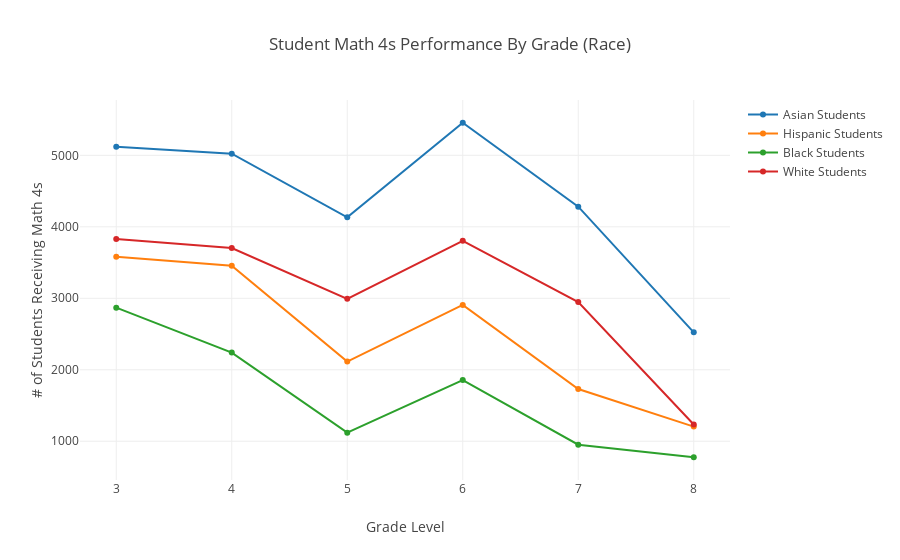

The code cell stored with this chart in its notebook:
### Code cell
# Create a trace
trace = go.Scatter(
    x = race_mathscores['Grade'],
    y = race_mathscores['Asian Math'],
    name = 'Asian Students'
)

trace2 = go.Scatter(
    x = race_mathscores['Grade'],
    y = race_mathscores['Hispanic Math'],
    name = 'Hispanic Students'
)

trace3 = go.Scatter(
    x = race_mathscores['Grade'],
    y = race_mathscores['Black Math'],
    name = 'Black Students'
)

trace4 = go.Scatter(
    x = race_mathscores['Grade'],
    y = race_mathscores['White Math'],
    name = 'White Students'
)

layout= go.Layout(
    title= 'Student Math 4s Performance By Grade (Race)',
    xaxis= dict(
        title= 'Grade Level'
    ),
    yaxis=dict(
        title='# of Students Receiving Math 4s'
    )
)

data = [trace, trace2, trace3, trace4]

fig = go.Figure(data=data, layout=layout)
iplot(fig, filename='scatter_hover_labels')

### Figure 1 — Plotly figure (JSON) as saved in the notebook; plotly's stock layout.template omitted (floating-point values rounded to 4 significant figures)
{"data": [{"name": "Asian Students", "type": "scatter", "uid": "ebcc4810-928a-11e8-ba5c-402cf46e02a7", "x": [3, 4, 5, 6, 7, 8], "y": [5121, 5024, 4133, 5456, 4282, 2524]}, {"name": "Hispanic Students", "type": "scatter", "uid": "ebcc4811-928a-11e8-a4f2-402cf46e02a7", "x": [3, 4, 5, 6, 7, 8], "y": [3581, 3457, 2115, 2907, 1730, 1205]}, {"name": "Black Students", "type": "scatter", "uid": "ebcc4812-928a-11e8-9b6a-402cf46e02a7", "x": [3, 4, 5, 6, 7, 8], "y": [2869, 2240, 1120, 1856, 951, 776]}, {"name": "White Students", "type": "scatter", "uid": "ebcc4813-928a-11e8-aa31-402cf46e02a7", "x": [3, 4, 5, 6, 7, 8], "y": [3829, 3704, 2992, 3804, 2947, 1235]}], "layout": {"title": "Student Math 4s Performance By Grade (Race)", "xaxis": {"title": "Grade Level"}, "yaxis": {"title": "# of Students Receiving Math 4s"}}}
